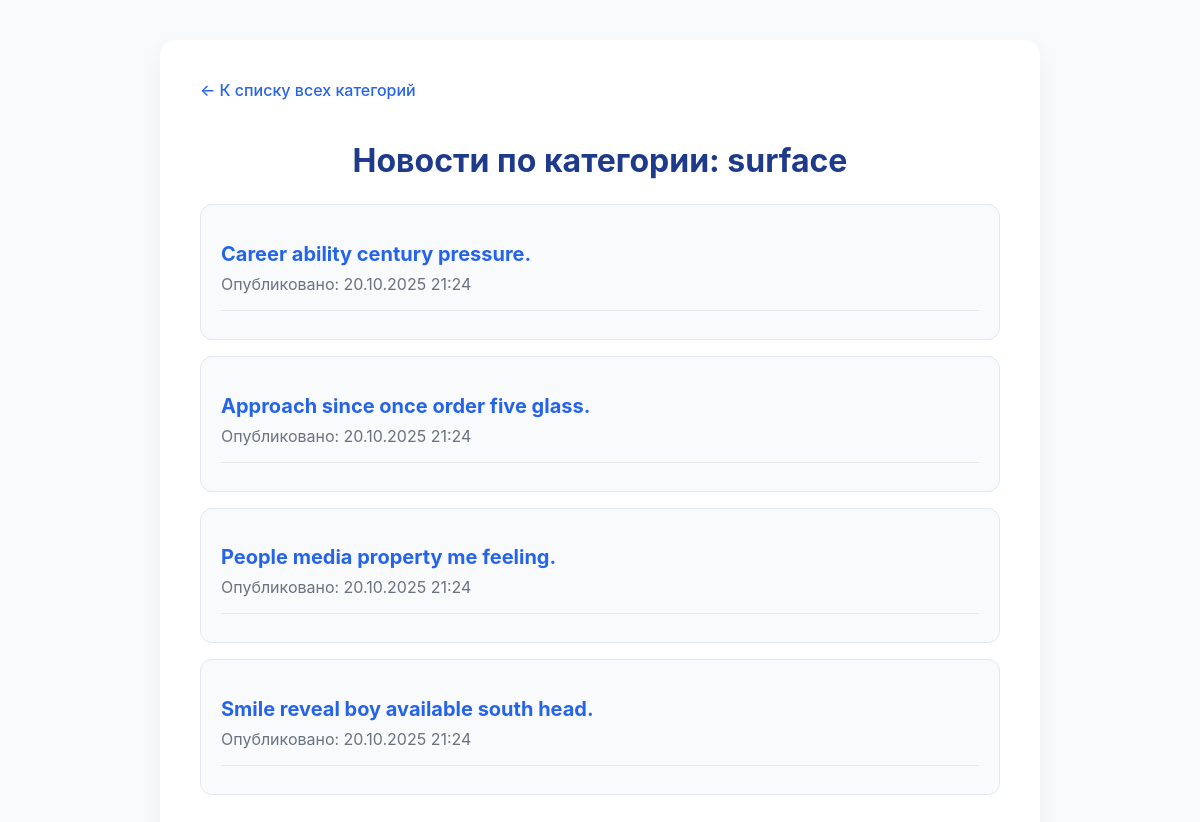
The app's page /news/category/company-remain/ with its own data.
### apps/news/models.py (models this page shows, shortened)
class News(AbstractBaseModel):
    title = models.CharField(max_length=255)
    slug = models.SlugField(unique=True)
    content = models.TextField()
    image = models.ImageField(upload_to='news_images/', blank=True, null=True)
    category = models.ForeignKey(Category, on_delete=models.SET_NULL, null=True, related_name='news')
    author = models.ForeignKey(Author, on_delete=models.SET_NULL, null=True, related_name='news')
    published_at = models.DateTimeField(auto_now_add=True)
    is_published = models.BooleanField(default=True)

### apps/news/views.py (the view)
# urls.py: path('category/<slug:category_slug>/', views.news_by_category, name='news_by_category'),
def news_by_category(request, category_slug):
    category = get_object_or_404(Category, slug=category_slug)
    news_items = News.objects.filter(category=category, is_published=True).order_by('-published_at')
    context = {
        'category': category,
        'news': news_items,
        'title': f'Новости по категории: {category.name}'
    }
    return render(request, 'news_by_category.html', context)

### apps/news/templates/news_by_category.html (shortened to what this page needs)
<!DOCTYPE html>
<html lang="ru">
<head>
</head>
<body>
    <div class="container">
        <p><a href="{% url 'news:category_list' %}" class="back-link">← К списку всех категорий</a></p>
        <h1>{{ title }}</h1>
        {% if news %}
            <ul>
            {% for item in news %}
                <li>
                    <h2><a href="{% url 'news:news_detail' slug=item.slug %}">{{ item.title }}</a></h2>
                    <p>Опубликовано: {{ item.published_at|date:"d.m.Y H:i" }}</p>
                    <hr>
                </li>
            {% endfor %}
            </ul>
        {% else %}
            <p class="empty">В категории «{{ category.name }}» пока нет опубликованных новостей.</p>
        {% endif %}
    </div>
</body>
</html>

### apps/news/templates/news_by_category.html (style rules this page uses)
body { font-family: 'Inter', 'Segoe UI', Roboto, sans-serif; background: #f9fafb; color: #111827; margin: 0; padding: 40px 20px; display: flex; justify-content: center; }
.container { max-width: 800px; width: 100%; background: #ffffff; border-radius: 16px; padding: 40px; box-shadow: 0 6px 20px rgba(0, 0, 0, 0.05); }
.back-link { display: inline-block; margin-bottom: 20px; color: #2563eb; text-decoration: none; font-weight: 500; transition: all 0.2s ease; }
h1 { font-size: 2rem; color: #1e3a8a; margin-bottom: 24px; text-align: center; }
h2 { font-size: 1.25rem; margin-bottom: 8px; color: #1e40af; }
ul { list-style: none; padding: 0; margin: 0; }
li { padding: 20px; background: #f8fafc; border-radius: 12px; margin-bottom: 16px; transition: all 0.3s ease; border: 1px solid #e2e8f0; }
li a { color: #2563eb; text-decoration: none; }
p { color: #6b7280; margin: 0; }
hr { border: none; border-top: 1px solid #e5e7eb; margin-top: 16px; }

### records on screen
News: title "Career ability century pressure.", published_at "20.10.2025 21:24"
News: title "Approach since once order five glass.", published_at "20.10.2025 21:24"
News: title "People media property me feeling.", published_at "20.10.2025 21:24"
News: title "Smile reveal boy available south head.", published_at "20.10.2025 21:24"

### other values on screen
{{ title }} "Новости по категории: surface"
